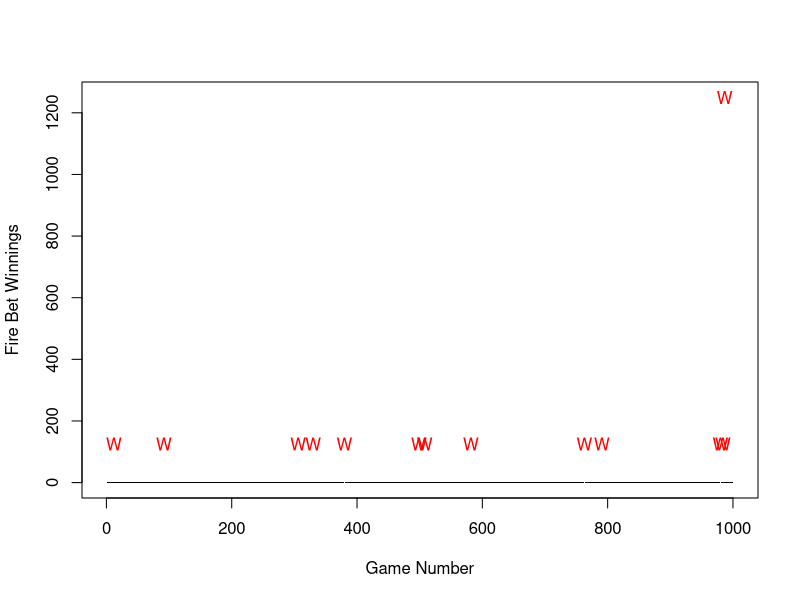

Generate this figure with R:
## ---- chunk 1
roll = function(){
  return(sample(1:6,1))
}
## ---- chunk 2
list_append = function(input, val){
  n = length(input)
  input[[n+1]] = val
  return(input)
}
## ---- chunk 3
game = function(){
  point = 0
  craps = FALSE
  all_rolls = list()
  all_points = list()
  
  while(!craps){
    r1 = roll()
    r2 = roll()
    if(point > 0){
      if((r1+r2) == 7){
        craps = TRUE
      }
      if((r1+r2) == point){
        all_points = list_append(all_points, point)
        point = 0
      }
    }else{
      if((r1+r2) %in% c(4,5,6,8,9,10)){
        point = r1+r2
      }
    }
    all_rolls = list_append(all_rolls, c(r1,r2)) 
  }
  return(list("rolls" = unlist(lapply(all_rolls, sum)), "points" = unique(unlist(all_points))))
}

## ---- chunk 4
fire_bet = function(bet){
  win = 0
  game_data = game()
  unique_p = length(game_data$points)
  if(unique_p > 3){
    win = bet * c(25, 250, 1000)[unique_p - 3]
  }
  return(win)
}

## ---- chunk 5
fire_bet_winnings = function(rounds, in_bet){
  win_vector = sapply(1:rounds, function(i, bet2){
    return(fire_bet(bet2))
  }, bet2 = in_bet)
  net_winnings = -1 * rounds * in_bet + sum(win_vector)
  return(net_winnings)
}
## ---- chunk 6
fire_bet_winnings(1000,5)
## ---- chunk 7
fire_bet_winnings(10000,1)
## ---- chunk 8
x = 1:1000
y = sapply(x, function(i){return(fire_bet(5))})
indices = as.numeric(y > 0) + 1
plot(x,y, col = c("black", "red")[indices], pch = c(".","W")[indices], xlab = "Game Number", ylab = "Fire Bet Winnings")
## ---- chunk 9
sum(y)
